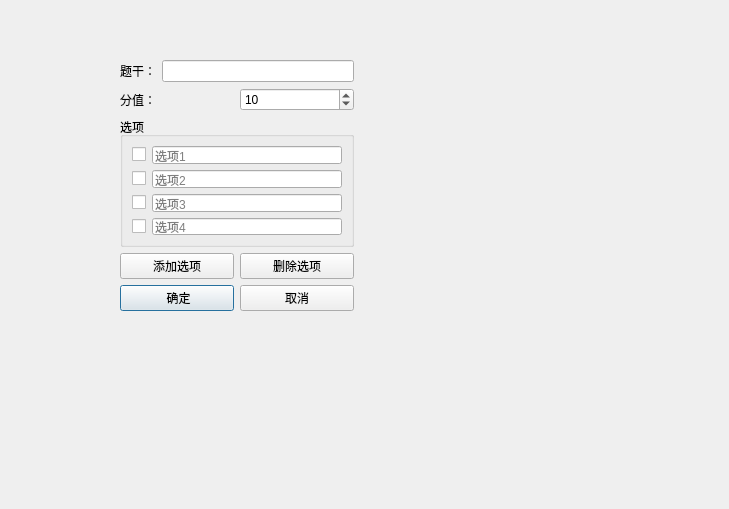
<?xml version="1.0" encoding="UTF-8"?>
<ui version="4.0">
 <class>MultipleChoiceDialog</class>
 <widget class="QDialog" name="MultipleChoiceDialog">
  <property name="geometry">
   <rect>
    <x>0</x>
    <y>0</y>
    <width>729</width>
    <height>509</height>
   </rect>
  </property>
  <property name="windowTitle">
   <string>Dialog</string>
  </property>
  <widget class="QWidget" name="layoutWidget">
   <property name="geometry">
    <rect>
     <x>120</x>
     <y>60</y>
     <width>234</width>
     <height>251</height>
    </rect>
   </property>
   <layout class="QVBoxLayout" name="verticalLayout_4">
    <item>
     <layout class="QVBoxLayout" name="verticalLayout">
      <item>
       <layout class="QHBoxLayout" name="horizontalLayout_3">
        <item>
         <widget class="QLabel" name="label">
          <property name="text">
           <string>题干：</string>
          </property>
         </widget>
        </item>
        <item>
         <widget class="QLineEdit" name="descriptionEdit"/>
        </item>
       </layout>
      </item>
      <item>
       <layout class="QHBoxLayout" name="horizontalLayout_4">
        <item>
         <widget class="QLabel" name="label_2">
          <property name="text">
           <string>分值：</string>
          </property>
         </widget>
        </item>
        <item>
         <widget class="QSpinBox" name="scoreSpinBox">
          <property name="minimum">
           <number>1</number>
          </property>
          <property name="maximum">
           <number>100</number>
          </property>
          <property name="value">
           <number>10</number>
          </property>
         </widget>
        </item>
       </layout>
      </item>
     </layout>
    </item>
    <item>
     <widget class="QGroupBox" name="optionsGroup">
      <property name="title">
       <string>选项</string>
      </property>
      <layout class="QVBoxLayout" name="verticalLayout_3">
       <item>
        <layout class="QHBoxLayout" name="horizontalLayout_5">
         <item>
          <widget class="QCheckBox" name="option1Check">
           <property name="text">
            <string/>
           </property>
          </widget>
         </item>
         <item>
          <widget class="QLineEdit" name="option1Edit">
           <property name="placeholderText">
            <string>选项1</string>
           </property>
          </widget>
         </item>
        </layout>
       </item>
       <item>
        <layout class="QHBoxLayout" name="horizontalLayout_6">
         <item>
          <widget class="QCheckBox" name="option2Check">
           <property name="text">
            <string/>
           </property>
          </widget>
         </item>
         <item>
          <widget class="QLineEdit" name="option2Edit">
           <property name="placeholderText">
            <string>选项2</string>
           </property>
          </widget>
         </item>
        </layout>
       </item>
       <item>
        <layout class="QHBoxLayout" name="horizontalLayout_7">
         <item>
          <widget class="QCheckBox" name="option3Check">
           <property name="text">
            <string/>
           </property>
          </widget>
         </item>
         <item>
          <widget class="QLineEdit" name="option3Edit">
           <property name="placeholderText">
            <string>选项3</string>
           </property>
          </widget>
         </item>
        </layout>
       </item>
       <item>
        <layout class="QHBoxLayout" name="horizontalLayout_8">
         <item>
          <widget class="QCheckBox" name="option4Check">
           <property name="text">
            <string/>
           </property>
          </widget>
         </item>
         <item>
          <widget class="QLineEdit" name="option4Edit">
           <property name="placeholderText">
            <string>选项4</string>
           </property>
          </widget>
         </item>
        </layout>
       </item>
      </layout>
     </widget>
    </item>
    <item>
     <layout class="QVBoxLayout" name="verticalLayout_2">
      <item>
       <layout class="QHBoxLayout" name="horizontalLayout">
        <item>
         <widget class="QPushButton" name="addOptionButtion">
          <property name="text">
           <string>添加选项</string>
          </property>
         </widget>
        </item>
        <item>
         <widget class="QPushButton" name="removeOptionButton">
          <property name="text">
           <string>删除选项</string>
          </property>
         </widget>
        </item>
       </layout>
      </item>
      <item>
       <layout class="QHBoxLayout" name="horizontalLayout_2">
        <item>
         <widget class="QPushButton" name="okButton">
          <property name="text">
           <string> 确定</string>
          </property>
          <property name="default">
           <bool>true</bool>
          </property>
         </widget>
        </item>
        <item>
         <widget class="QPushButton" name="cancelButton">
          <property name="text">
           <string>取消</string>
          </property>
         </widget>
        </item>
       </layout>
      </item>
     </layout>
    </item>
   </layout>
  </widget>
 </widget>
 <resources/>
 <connections>
  <connection>
   <sender>okButton</sender>
   <signal>clicked()</signal>
   <receiver>MultipleChoiceDialog</receiver>
   <slot>accept()</slot>
   <hints>
    <hint type="sourcelabel">
     <x>180</x>
     <y>300</y>
    </hint>
    <hint type="destinationlabel">
     <x>192</x>
     <y>528</y>
    </hint>
   </hints>
  </connection>
  <connection>
   <sender>cancelButton</sender>
   <signal>clicked()</signal>
   <receiver>MultipleChoiceDialog</receiver>
   <slot>reject()</slot>
   <hints>
    <hint type="sourcelabel">
     <x>271</x>
     <y>295</y>
    </hint>
    <hint type="destinationlabel">
     <x>295</x>
     <y>526</y>
    </hint>
   </hints>
  </connection>
 </connections>
</ui>
